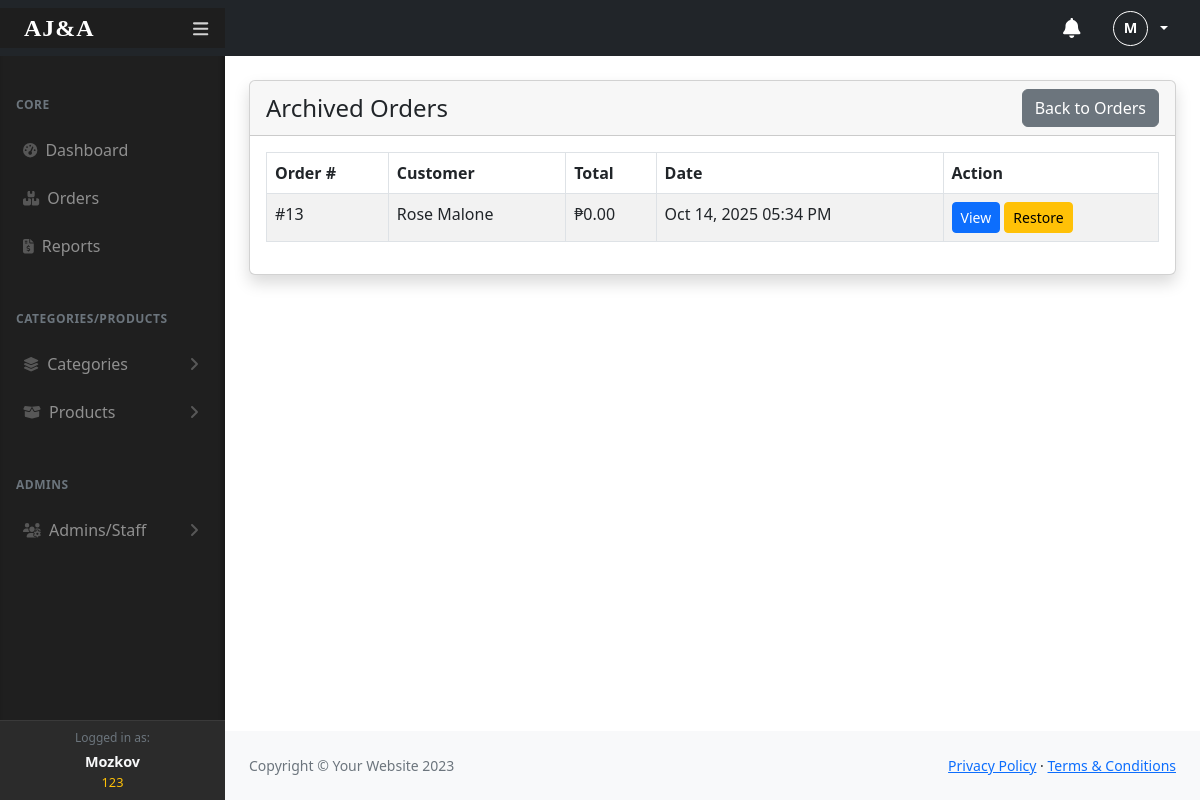
Page /admin/orders-archived.php (signed in) on the committed database.
### tables this page shows
CREATE TABLE `orders` (
  `id` int(11) NOT NULL,
  `customer_name` varchar(255) NOT NULL,
  `customer_email` varchar(255) DEFAULT NULL,
  `customer_phone` varchar(20) DEFAULT NULL,
  `customer_address` text DEFAULT NULL,
  `total_amount` decimal(10,2) NOT NULL DEFAULT 0.00,
  `status` enum('pending','approved','completed','cancelled','archived') DEFAULT 'pending',
  `created_at` timestamp NOT NULL DEFAULT current_timestamp(),
  `payment_method` varchar(50) DEFAULT 'GCash',
  `payment_proof` varchar(255) DEFAULT NULL
);

### admin/orders-archived.php (the view, shortened to what this page needs)
<?php include('include1/header.php'); ?>
<div class="container-fluid px-4">
    <div class="card mt-4 shadow">
        <div class="card-header d-flex justify-content-between align-items-center">
            <h4 class="mb-0">Archived Orders</h4>
            <a href="orders.php" class="btn btn-secondary">Back to Orders</a>
        </div>
        <div class="card-body">
            <div class="table-responsive">
                <?php
                $q = "SELECT * FROM orders WHERE status = 'archived' ORDER BY id DESC";
                $res = mysqli_query($con, $q);
                if (mysqli_num_rows($res) > 0):
                ?>
                <table class="table table-striped table-bordered">
                    <thead>
                        <tr>
                            <th>Order #</th>
                            <th>Customer</th>
                            <th>Total</th>
                            <th>Date</th>
                            <th>Action</th>
                        </tr>
                    </thead>
                    <tbody>
                        <?php while ($o = mysqli_fetch_assoc($res)): ?>
                        <tr>
                            <td>#<?= $o['id']; ?></td>
                            <td><?= htmlspecialchars($o['customer_name']); ?></td>
                            <td>₱<?= number_format($o['total_amount'], 2); ?></td>
                            <td><?= date("M d, Y h:i A", strtotime($o['created_at'])); ?></td>
                            <td>
                                <a href="orders-view.php?id=<?= $o['id']; ?>" class="btn btn-sm btn-primary">View</a>
                                <a href="orders-action.php?id=<?= $o['id']; ?>&act=restore" class="btn btn-sm btn-warning">Restore</a>
                            </td>
                        </tr>
                        <?php endwhile; ?>
                    </tbody>
                </table>
                <?php else: ?>
                <h5 class="mb-0">No archived orders.</h5>
                <?php endif; ?>
            </div>
        </div>
    </div>
</div>
<?php include('include1/footer.php'); ?>

### rows in the picture
orders: id "13", customer_name "Rose Malone", total_amount "0.00", created_at "Oct 14, 2025 05:34 PM"

### other values in the picture
substr($_SESSION['loggedUser']['name'] ?? 'A', 0, 1) "M"
$_SESSION['loggedUser']['name'] "Mozkov"
$_SESSION['loggedUser']['position'] "123"
